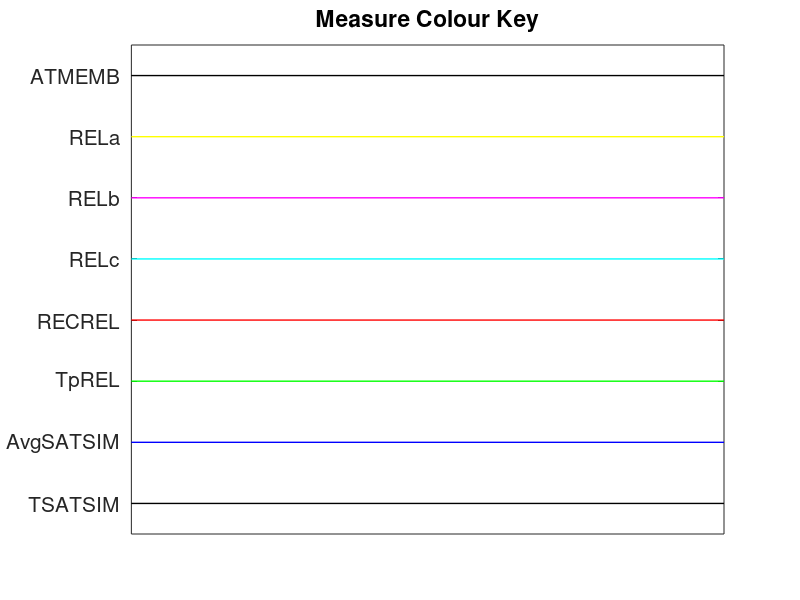

Write the MATLAB code that produced this figure.
function key()

	m = {'ATMEMB','RELa','RELb','RELc','RECREL','TpREL','AvgSATSIM','TSATSIM'};
	m = fliplr(m);

	colours = {'-k';'-y';'-m';'-c';'-r';'-g';'-b';'-k';};

	figure()

	for i = 1:length(m)
		plot([0 1],[10-i 10-i],colours{i},'LineWidth',1);
		hold on;
	end

	title('Measure Colour Key','FontSize',19)
	ylim([1.5 9.5])
	set(gca,'YTick',2:9);
	set(gca,'YTickLabel',m,'FontSize',15);
	set(gca,'XTick',[]);